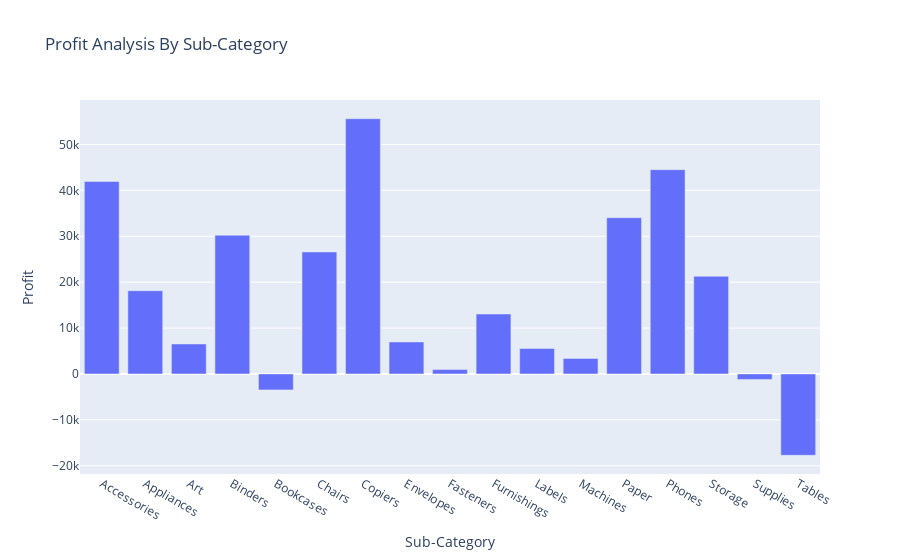

Notebook source saved alongside this figure:
### Code cell
fig=px.bar(profit_by_subcategory,
             x='Sub-Category',
             y='Profit',
             title='Profit Analysis By Sub-Category')
fig.show()

### Figure 1 — Plotly figure (JSON) as saved in the notebook; plotly's stock layout.template omitted (floating-point values rounded to 4 significant figures)
{"data": [{"hovertemplate": "Sub-Category=%{x}<br>Profit=%{y}<extra></extra>", "legendgroup": "", "marker": {"color": "#636efa", "pattern": {"shape": ""}}, "name": "", "orientation": "v", "showlegend": false, "textposition": "auto", "type": "bar", "x": ["Accessories", "Appliances", "Art", "Binders", "Bookcases", "Chairs", "Copiers", "Envelopes", "Fasteners", "Furnishings", "Labels", "Machines", "Paper", "Phones", "Storage", "Supplies", "Tables"], "xaxis": "x", "y": [41940.0, 18140.0, 6528.0, 30220.0, -3473.0, 26590.0, 55620.0, 6964.0, 949.5, 13060.0, 5546.0, 3385.0, 34050.0, 44520.0, 21280.0, -1189.0, -17730.0], "yaxis": "y"}], "layout": {"barmode": "relative", "legend": {"tracegroupgap": 0}, "title": {"text": "Profit Analysis By Sub-Category"}, "xaxis": {"anchor": "y", "domain": [0, 1], "title": {"text": "Sub-Category"}}, "yaxis": {"anchor": "x", "domain": [0, 1], "title": {"text": "Profit"}}}}
